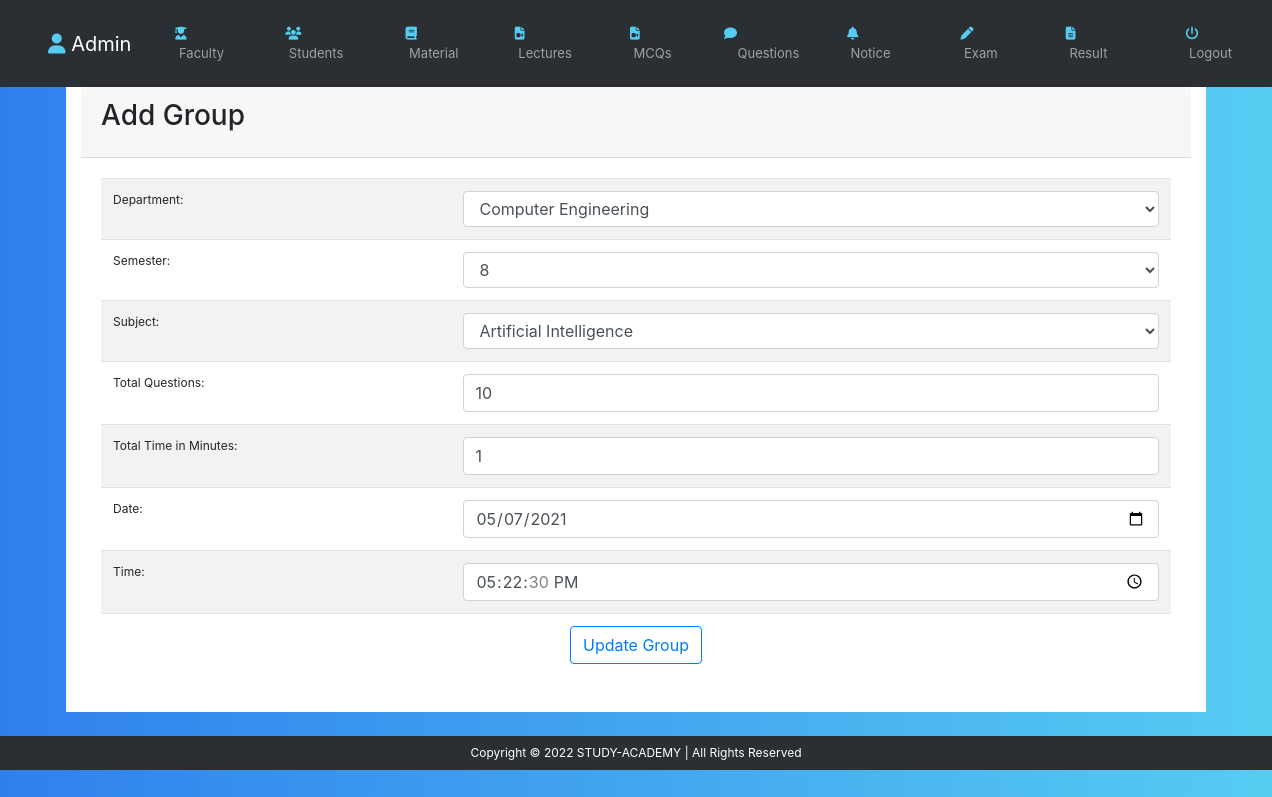
Page /admin/edit_group.php?group_id=1 (signed in) on the committed database.
### tables this page shows
CREATE TABLE `exam_group` (
  `group_id` int(25) NOT NULL,
  `d_id` int(25) NOT NULL,
  `semester` int(2) NOT NULL,
  `sub_id` int(25) NOT NULL,
  `total_questions` varchar(255) NOT NULL,
  `total_time_minutes` int(5) NOT NULL,
  `date` date NOT NULL,
  `time` time NOT NULL,
  `group_token` varchar(255) NOT NULL,
  `admin_id` int(25) NOT NULL,
  `create_time` datetime NOT NULL DEFAULT current_timestamp(),
  `update_time` datetime DEFAULT NULL
);

### admin/edit_group.php (the view, shortened to what this page needs)
<?php
require '../db/dbcon.php';
?>
<body>
	<div class="container bg-white">
		<div class="card-header">
			<div class="row">
				<div class="col-md-9">
					<h3 class="card-title">Add Group</h3>
				</div>
				<div class="col-md-3" align="right">
				</div>
			</div>
		</div>
		<div class="card-body">
			<div class="table-responsive">
				<form action="<?php echo htmlspecialchars($_SERVER['REQUEST_URI']) ?>" method="POST">
					<table class="table table-hover table-striped">
<?php
if (isset($_GET['group_id'])) {
	$group_id=$_GET['group_id'];
	$sql="SELECT * FROM `exam_group` WHERE group_id=$group_id";
	$result = mysqli_query($con, $sql);
	if (mysqli_num_rows($result)) {
		$row=mysqli_fetch_array($result);
		?>
						<tr>
							<td id="label"><label>Department:</label></td>
							<td>
								<select class='form-control' id='department' name='department' size='1'>
								<?php
								    $Select_d_id = "SELECT * FROM department";
								    $SelectResult = mysqli_query($con, $Select_d_id);
								    while ($d_id_row = mysqli_fetch_array($SelectResult)) {
								    	if ($d_id_row['d_id']==$row['d_id']) {
								    		echo "<option value='".$d_id_row['d_id']."'selected>".$d_id_row['department']."</option>";
								    	}else{
								    		echo "<option value='".$d_id_row['d_id']."'>".$d_id_row['department']."</option>";
								    	}
								    }
								?>
							</select>
							</td>
						</tr>
						<tr>
							<td id="label"><label for="semester">Semester:</label></td>
							<td>
								<select class='form-control' id='semester' name='semester' size='1'>
								<?php
									for ($sem=1; $sem <=8 ; $sem++) {
										if ($sem==$row['semester']) {
									    		echo "<option value='".$row['semester']."'selected>".$row['semester']."</option>";
									    	}else{
									    		echo "<option value='".$sem."'>".$sem."</option>";
									    	}
									    }
									?>
								</select>
							</td>
						</tr>
						<tr>
							<td id="label"><label for="subject">Subject:</label></td>
							<td>
								<select class='form-control' name='sub_id' id='subject' size='1'>
									<?php
									$Select_sub_id = "SELECT * FROM subject WHERE semester={$row['semester']} && d_id={$row['d_id']}";
								    $SelectResult = mysqli_query($con, $Select_sub_id);
								    while ($sub_id_row = mysqli_fetch_array($SelectResult)) {
								    	if ($sub_id_row['sub_id']==$row['sub_id']) {
								    		echo "<option value='".$sub_id_row['sub_id']."'selected>".$sub_id_row['subject']."</option>";
								    	}else{
								    		echo "<option value='".$sub_id_row['sub_id']."'>".$sub_id_row['subject']."</option>";
								    	}
								    }
								?>
								</select>
							</td>
						</tr>
						<tr>
							<td id="label"><label for="total_questions">Total Questions:</label></td>
							<td>
								<input class="form-control mr-sm-2" type="text" name="total_questions" value="<?php echo $row['total_questions']; ?>" placeholder="Enter Total question">
							</td>
						</tr>
						<tr>
							<td id="label"><label for="total_time_minutes">Total Time in Minutes:</label></td>
							<td>
								<input class="form-control mr-sm-2" type="text" name="total_time_minutes" value="<?php echo $row['total_time_minutes']; ?>" placeholder="Enter Total Time in Minutes">
							</td>
						</tr>
						<tr>
							<td id="label"><label for="date">Date:</label></td>
							<td>
								<input class="form-control" type="date" name="date" value="<?php echo $row['date']; ?>" min="2021-04-26 " placeholder="Enter starting date">
							</td>
						</tr>
						<tr>
							<td id="label"><label for="time">Time:</label></td>
							<td>
								<input class="form-control" type="time" name="time" value="<?php echo $row['time']; ?>" placeholder="Enter starting time">
							</td>
						</tr>
						<tr>
						<td colspan="2" align="center">
							<button class="btn btn-outline-primary" type="submit" name="update_group">Update Group</button>
						</td>
					</tr>
						</table>
					</form>
				</div>
			</div>
		</div>
<?php include 'footer.php'; ?>
	<?php
	}else{
		redirect('index.php');
	}
}
?>

### inc/header.php (style rules this page uses)
table,th,td,p, center { font-size: 12px; }
body { background: #56CCF2; background: linear-gradient(to right, #2F80ED, #56CCF2); }

### rows in the picture
exam_group: total_questions "10", total_time_minutes "1", date "05/07/2021", time "17:22:30"

### other values in the picture
form field department "Computer Engineering"
form field semester "8"
form field sub_id "Artificial Intelligence"
